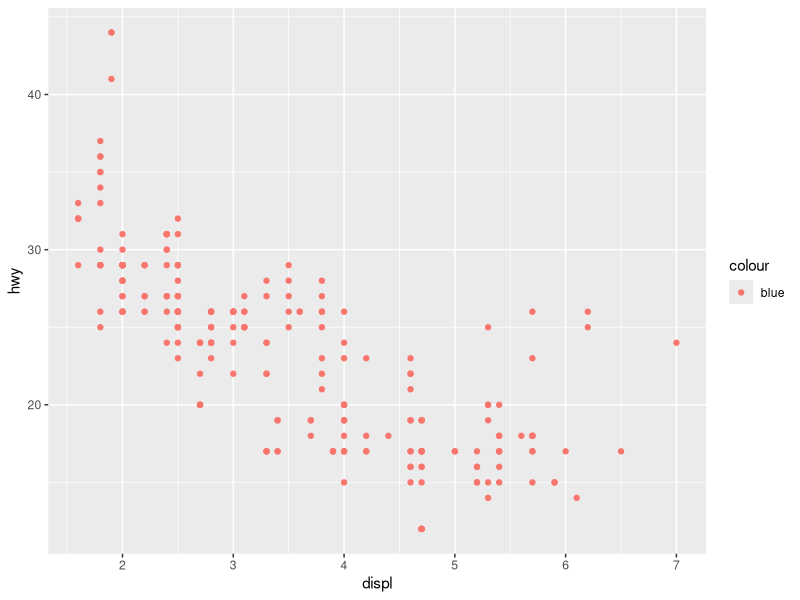
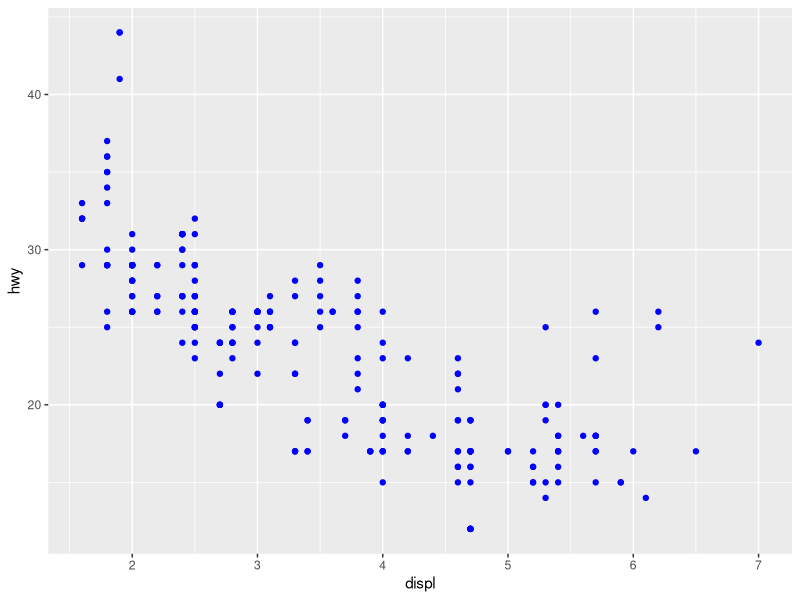
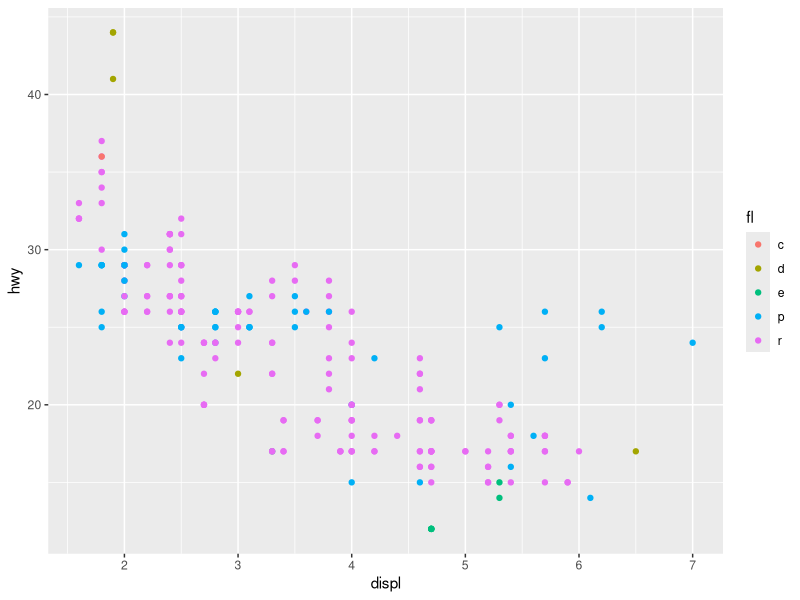
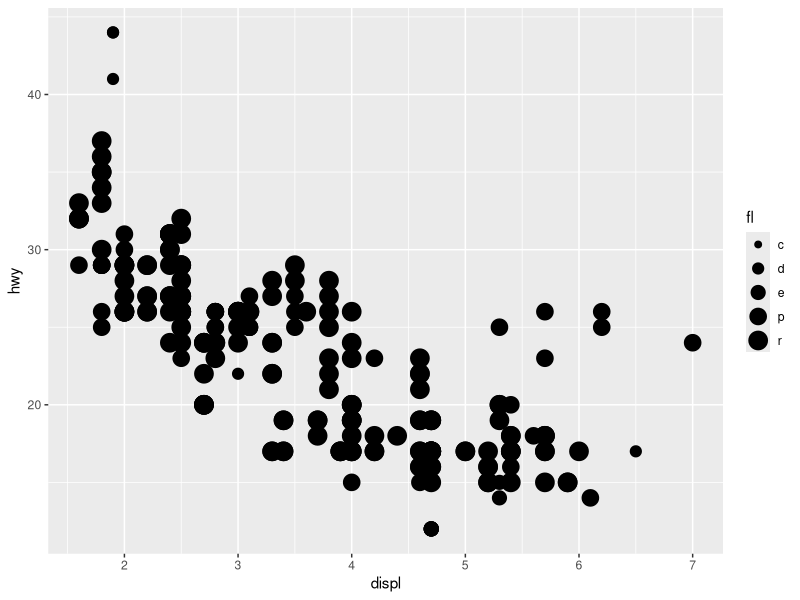
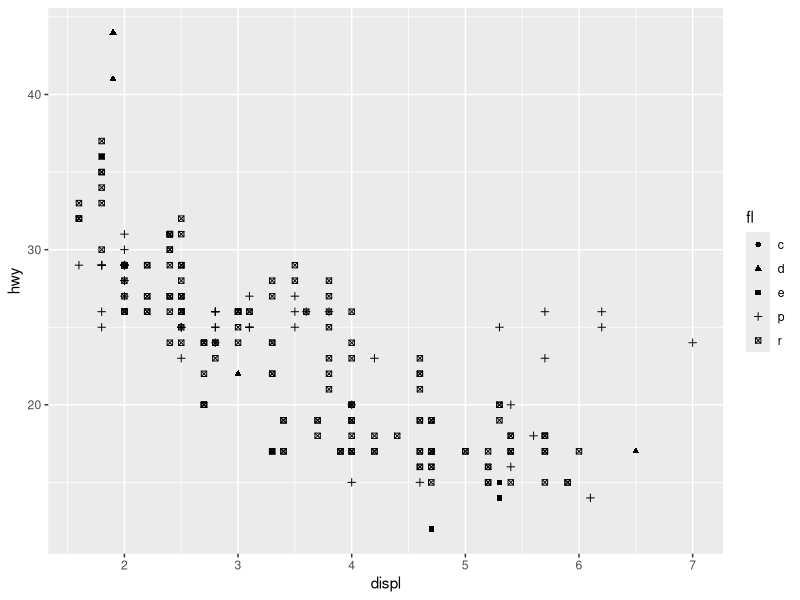
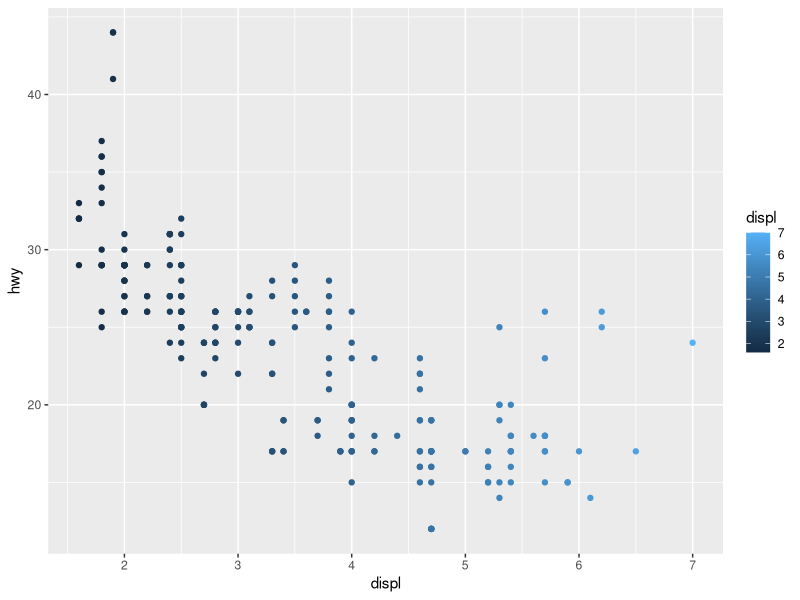
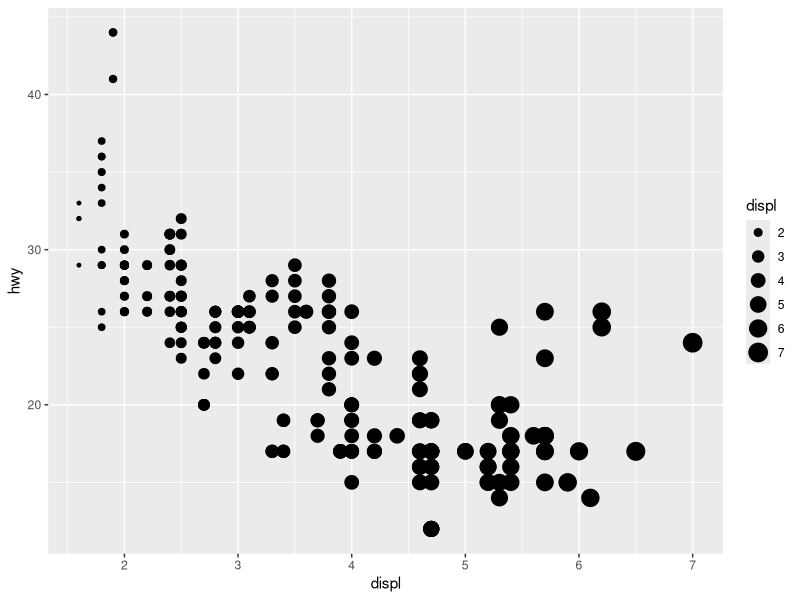
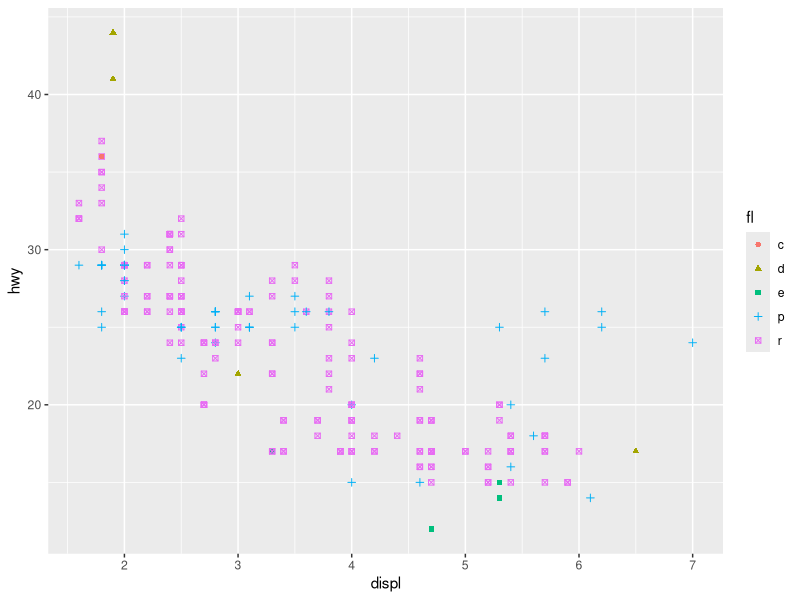

These charts were generated, in order, by the following R code: (Note: this script raises an error after producing the figures.)
## ---- chunk 1
    library(ggplot2)
    ggplot(data = mpg) + 
      geom_point(mapping = aes(x = displ, y = hwy, color = "blue"))
## ---- chunk 2
    library(ggplot2)
    ggplot(data = mpg) + 
      geom_point(mapping = aes(x = displ, y = hwy), color = "blue")
## ---- chunk 3
    mpg
## ---- chunk 4
    ## categorical 
    ggplot(data = mpg) + geom_point(mapping = aes(x = displ, y = hwy, color = fl))
    ggplot(data = mpg) + geom_point(mapping = aes(x = displ, y = hwy, size = fl))
    ggplot(data = mpg) + geom_point(mapping = aes(x = displ, y = hwy, shape = fl))
    ## continuous 
    ggplot(data = mpg) + geom_point(mapping = aes(x = displ, y = hwy, color = displ))
    ggplot(data = mpg) + geom_point(mapping = aes(x = displ, y = hwy, size = displ))
    # ggplot(data = mpg) + geom_point(mapping = aes(x = displ, y = hwy, shape = displ))
## ---- chunk 5
   ggplot(data = mpg) + geom_point(mapping = aes(x = displ, y = hwy, color = fl, shape = fl))
## ---- chunk 6
   ggplot(data = mpg) + geom_point(mapping = aes(x = displ, y = hwy), stroke = 1)
   ggplot(data = mpg) + geom_point(mapping = aes(x = displ, y = hwy), stroke = 5)
   ggplot(data = mpg) + geom_point(mapping = aes(x = displ, y = hwy), stroke = 1, shape = 21)
## ---- chunk 7
    ggplot(data = mpg) + geom_point(mapping = aes(x = displ, y = hwy, colour = displ < 5))
## ---- chunk 8
    ggplot(data = mpg) + geom_point(mapping=aes(x = displ, y = hwy)) + facet_grid(drv ~ cyl)
## ---- chunk 9
        ggplot(data = mpg, mapping = aes(x = displ, y = hwy, color = drv)) + 
      geom_point(show.legend = FALSE)
## ---- chunk 10
    ggplot(data = mpg, mapping = aes(x = displ, y = hwy, color = drv)) + 
      geom_point() + 
      geom_smooth()
## ---- chunk 11
      ggplot(data = mpg, mapping = aes(x = displ, y = hwy)) + 
       geom_point(mapping = aes(color = drv)) + 
       geom_smooth(mapping = aes(linetype= drv), se=FALSE)
## ---- chunk 12
    ggplot(data = mpg, mapping = aes(x = displ, y = hwy)) + 
         geom_point(mapping = aes(color = drv, alpha = year)) + 
         geom_smooth(se=FALSE)
## ---- chunk 13
    ggplot(data = mpg, mapping = aes(x = displ, y = hwy)) + 
         geom_point(mapping = aes(fill = drv), shape = 21, color = "white", stroke = 1.5, size = 2.5)
        + annotate("text", label = "plot mpg vs. wt", x = 2, y = 15, size = 8, colour = "red")
## ---- chunk 14

## ---- chunk 15

## ---- chunk 16

## ---- chunk 17
    ggplot(data = mpg, mapping = aes(x = cty, y = hwy)) + 
      geom_point()
## ---- chunk 18

## ---- chunk 19

## ---- chunk 20

## ---- chunk 21

## ---- chunk 22

## ---- chunk 23
    ggplot(data = mpg, mapping = aes(x = cty, y = hwy)) +
      geom_point() + 
      geom_abline() +
      coord_fixed()
## ---- chunk 24

